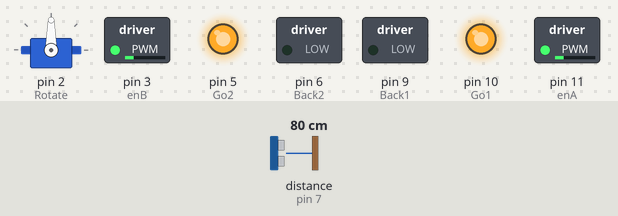
Recording of a sketch running on a simulated Arduino Uno, built with avr-gcc and run on an emulated ATmega328P. On the bench: servo, switched loads named in the sketch (green lamp = pin HIGH), output pins drawn as LEDs (lit = HIGH). Wiring (inferred from the names in the program): ultrasonic range finder: trigger pin 8; echo pin 7. The inputs (shaded band) are chosen by the test bench; at power-on: distance to the obstacle (sensor on pin 7) 80 cm. The echo pulse lasts 58.3 µs per cm; pins used as bus, display or sensor lines are not drawn.

Above: at 1.2 s.
1.3 s: distance to the obstacle (sensor on pin 7) set to 17 cm
2.8 s: distance to the obstacle (sensor on pin 7) set to 14 cm
At 3.7 s:
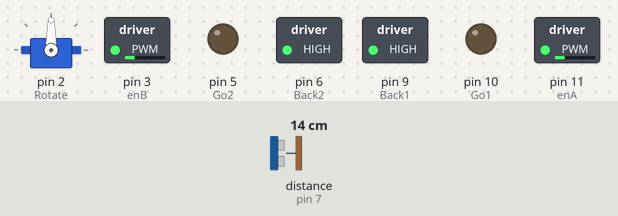
At 5.1 s:
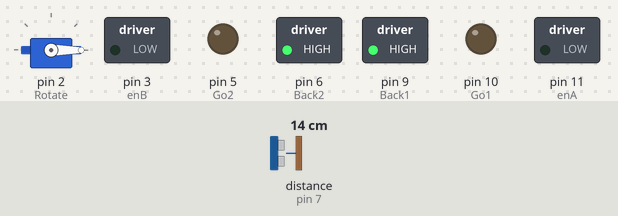
5.8 s: distance to the obstacle (sensor on pin 7) set to 60 cm
10.8 s: distance to the obstacle (sensor on pin 7) set to 9 cm
At 11.2 s:
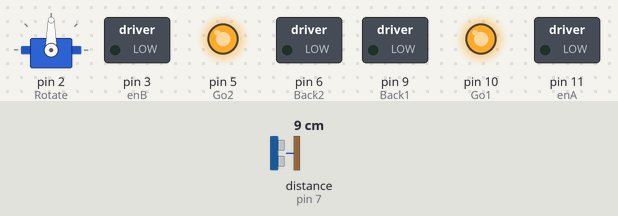
Timing chart, 0 to 14.8 s (numbered marks = the images above; inputs shaded):
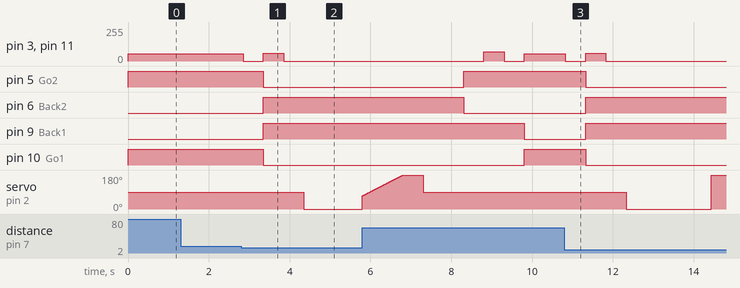

The sketch:

Servo_and_Ultrasonic.ino
```cpp
///////////////////////////////////////////////////////////////////////////////////////////////
////////////                Keanu P. Berches - Mobot                       ////////////////////
////////////              Arduino Uno, Sg90, Ultrasonic                     ///////////////////
////////////github: https://github.com/Keanu-Type/Arduino-Mobot-Version-one ///////////////////
///////////////////////////////////////////////////////////////////////////////////////////////

//Motor( Speed, Duration); //change speed value from 0-250 and Duration(Delay) on how long it is on or off. if you want to turn off the Motor, default value is 0.
//------------- Servo -----------------
#include <Servo.h>
Servo Rotate;
//--------------Ultrasonic-------------
int Ear = 7; //Echo or Echo Pin
int Shout = 8;   //Trig or Trigger pin
float distance;
float length;
float read = 0;
float newread = 0;
int direction;
//motor one
int enA = 11; //int1 & int2
int Go1 = 10; //int1
int Back1 = 9;  //int2
// motor two
int enB = 3;  //int3 & int4
int Go2 = 5;  //int4
int Back2 = 6;  //int3

//===============================================================================================//
void setup() {
  //Ultrasonic and Servo;
  pinMode(Shout, OUTPUT);
  pinMode(Ear, INPUT);
  Rotate.attach(2);
  Rotate.write(90);
  //Set all Motors
  pinMode(enA, OUTPUT); //POWER
  pinMode(enB, OUTPUT); //POWER
  pinMode(Go1, OUTPUT); //DIRECTION A MOTOR A
  pinMode(Back1, OUTPUT); //DIRECTION B MOTOR A
  pinMode(Back2, OUTPUT); //DIRECTION C MOTOR B
  pinMode(Go2, OUTPUT); //DIRECTION C MOTOR B
}

//------MOTOR DIRECTION CONTROLLER------//
void MotorHighLow(int ENABLE, int DISABLE, int ENABLE2, int DISABLE2){
  digitalWrite( ENABLE,  HIGH);
  digitalWrite( DISABLE,  LOW);
  digitalWrite( ENABLE2, HIGH);
  digitalWrite( DISABLE2, LOW);
}
//------MOTOR ENGINGE FORWARD AND STOP-------//
void Motor(int speed, int duration){
    analogWrite(enA, speed);
    analogWrite(enB, speed);
    delay(duration);
}

//------ULTRASONIC READING---------
int Ultrasonic(){
  digitalWrite(Shout, LOW);
  delayMicroseconds(2);
  //CLEAR Trigger Pin
  digitalWrite(Shout, HIGH);
  delayMicroseconds(10);
  digitalWrite(Shout, LOW);                           // Reads the echoPin, returns the sound wave travel time in microseconds
  return (distance = (pulseIn(Ear, HIGH)) * 0.034/2); //since the sounds travel 2x(forward and backward) after bouncing, the distance/duration is technically read as double. need to dvide by 2.
};

//---------SERVO AND ULTRASONIC SYNCRHONIZATION----------//
int looping(){
  Rotate.write(0);
  delay(1000);
  for(int i=0; i<= 180; i++){
    delay(5);
    Rotate.write(i);
    newread = Ultrasonic();
    if (read < newread){
      read = newread;
      direction = i;
    }
  }
  delay(500);
  Rotate.write(90); //rotate servo back to 90 degree
  return direction;
}

//--------------------- MAIN SYSTEM LOOP------------------------------------//
void loop() {
  length = Ultrasonic();
  if (length < 15){
    Motor(0, 500); //STOP THE ENGINE
    //Go Back
    MotorHighLow(Back2, Go2, Back1, Go1);
    Motor( 60, 500);
    Motor(  0, 500);
    //GET BEST DIRECTION
    direction = looping(); //Rotate SERVO TO GET DATA IN SURROUNDING
    delay(1000);
    //FIX MOBOT DIRECTION
    if (direction < 90){ //0-89 - RIGHT
        MotorHighLow(Back1, Go1, Go2, Back2 );  //FIX MOBOT WHEEL FOR ROTATION
    }else{               //90-180 - LEFT
        MotorHighLow(Back2, Go2, Go1, Back1); //FIX MOBOT WHEEL FOR ROTATION
    }
    delay(500);
    Motor(70, 0); //ROTATE THE MOBOT
    for (int i=0; i<= 250;i=i+1){
      delay(2);
    }
    Motor(0, 500);
  }
  //FORWARD
  MotorHighLow(Go1, Back1, Go2, Back2); //MOTOR A FORWARD
  Motor(55, 200);        //Engine ON
}
```

Measured:
- the behaviour switches between 16 and 15 cm on distance to the obstacle (sensor on pin 7) (found by bisection; images 0 and 1)
- after the input at 1.3 s, every drawn part: stays the same
- after the input at 2.8 s, pin 3 (enB), pin 11 (enA): 55/255 → 0/255 after 0.05 s, → 60/255 0.50 s later, → 0/255 0.50 s later; pin 5 (Go2), pin 10 (Go1): HIGH → LOW after 0.55 s; pin 6 (Back2), pin 9 (Back1): LOW → HIGH after 0.55 s; servo on pin 2 (Rotate): 90° → 0° after 1.5 s
- after the input at 10.8 s, pin 3 (enB), pin 11 (enA): 55/255 → 0/255 at once, → 60/255 0.50 s later, → 0/255 0.50 s later; pin 5 (Go2), pin 10 (Go1): HIGH → LOW after 0.53 s; pin 6 (Back2), pin 9 (Back1): LOW → HIGH after 0.53 s; servo on pin 2 (Rotate): 90° → 0° after 1.5 s, → 180° 2.1 s later
